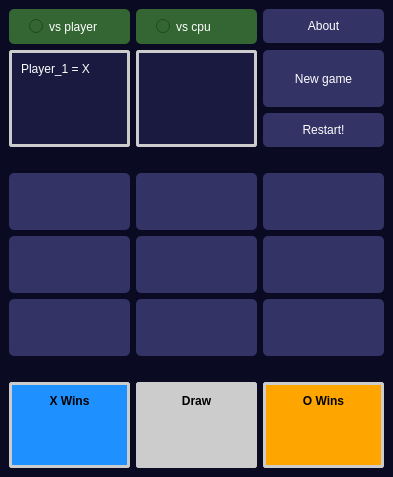
<?xml version="1.0" encoding="UTF-8"?>
<ui version="4.0">
 <class>MainWindow</class>
 <widget class="QMainWindow" name="MainWindow">
  <property name="geometry">
   <rect>
    <x>0</x>
    <y>0</y>
    <width>393</width>
    <height>477</height>
   </rect>
  </property>
  <property name="sizePolicy">
   <sizepolicy hsizetype="Maximum" vsizetype="Maximum">
    <horstretch>0</horstretch>
    <verstretch>0</verstretch>
   </sizepolicy>
  </property>
  <property name="windowTitle">
   <string>MainWindow</string>
  </property>
  <property name="styleSheet">
   <string notr="true">/* General Styles */
QWidget {
    background-color: #0A0A23; /* Dark Blue Background */
    color: white;
    font-family: Arial, sans-serif;
}

/* Button Styles */
QPushButton {
    background-color: #333366; /* Dark blue button background */
    color: white;
    border: none;
    padding: 10px 20px;
    font-size: 1rem;
    border-radius: 5px;
}

QPushButton:hover {
    background-color: #1E90FF; /* Light Blue hover for buttons */
}

/*QPushButton:disabled {
    cursor: not-allowed;
}*/

QTextEdit {
    background-color: #1A1A40; /* Slightly lighter dark blue for cells */
    font-size: 2rem;
    border: 3px solid #CCCCCC;
    padding: 5px;
    border-radius: 3px;
    color: white;
}

QRadioButton {
	background-color: #336633; /* Dark green button background */
    color: white;
    border: none;
    padding: 10px 20px;
    font-size: 1rem;
    border-radius: 5px;
}</string>
  </property>
  <widget class="QWidget" name="centralwidget">
   <layout class="QGridLayout" name="gridLayout">
    <item row="4" column="0" colspan="3">
     <spacer name="horizontalSpacer">
      <property name="orientation">
       <enum>Qt::Orientation::Horizontal</enum>
      </property>
      <property name="sizeHint" stdset="0">
       <size>
        <width>40</width>
        <height>20</height>
       </size>
      </property>
     </spacer>
    </item>
    <item row="9" column="0">
     <widget class="QTextEdit" name="status_1">
      <property name="sizePolicy">
       <sizepolicy hsizetype="Minimum" vsizetype="Minimum">
        <horstretch>0</horstretch>
        <verstretch>0</verstretch>
       </sizepolicy>
      </property>
      <property name="styleSheet">
       <string notr="true">background-color: #1E90FF;
color: black;</string>
      </property>
      <property name="sizeAdjustPolicy">
       <enum>QAbstractScrollArea::SizeAdjustPolicy::AdjustToContents</enum>
      </property>
      <property name="readOnly">
       <bool>true</bool>
      </property>
      <property name="html">
       <string>&lt;!DOCTYPE HTML PUBLIC &quot;-//W3C//DTD HTML 4.0//EN&quot; &quot;http://www.w3.org/TR/REC-html40/strict.dtd&quot;&gt;
&lt;html&gt;&lt;head&gt;&lt;meta name=&quot;qrichtext&quot; content=&quot;1&quot; /&gt;&lt;meta charset=&quot;utf-8&quot; /&gt;&lt;style type=&quot;text/css&quot;&gt;
p, li { white-space: pre-wrap; }
hr { height: 1px; border-width: 0; }
li.unchecked::marker { content: &quot;\2610&quot;; }
li.checked::marker { content: &quot;\2612&quot;; }
&lt;/style&gt;&lt;/head&gt;&lt;body style=&quot; font-family:'Arial','sans-serif'; font-size:9pt; font-weight:400; font-style:normal;&quot;&gt;
&lt;p align=&quot;center&quot; style=&quot; margin-top:0px; margin-bottom:0px; margin-left:0px; margin-right:0px; -qt-block-indent:0; text-indent:0px;&quot;&gt;&lt;span style=&quot; font-weight:700;&quot;&gt;X Wins&lt;/span&gt;&lt;/p&gt;&lt;/body&gt;&lt;/html&gt;</string>
      </property>
     </widget>
    </item>
    <item row="9" column="2">
     <widget class="QTextEdit" name="status_2">
      <property name="sizePolicy">
       <sizepolicy hsizetype="Minimum" vsizetype="Minimum">
        <horstretch>0</horstretch>
        <verstretch>0</verstretch>
       </sizepolicy>
      </property>
      <property name="styleSheet">
       <string notr="true">background-color: #FFA500;
color: black;
text-align: center;</string>
      </property>
      <property name="sizeAdjustPolicy">
       <enum>QAbstractScrollArea::SizeAdjustPolicy::AdjustToContents</enum>
      </property>
      <property name="readOnly">
       <bool>true</bool>
      </property>
      <property name="html">
       <string>&lt;!DOCTYPE HTML PUBLIC &quot;-//W3C//DTD HTML 4.0//EN&quot; &quot;http://www.w3.org/TR/REC-html40/strict.dtd&quot;&gt;
&lt;html&gt;&lt;head&gt;&lt;meta name=&quot;qrichtext&quot; content=&quot;1&quot; /&gt;&lt;meta charset=&quot;utf-8&quot; /&gt;&lt;style type=&quot;text/css&quot;&gt;
p, li { white-space: pre-wrap; }
hr { height: 1px; border-width: 0; }
li.unchecked::marker { content: &quot;\2610&quot;; }
li.checked::marker { content: &quot;\2612&quot;; }
&lt;/style&gt;&lt;/head&gt;&lt;body style=&quot; font-family:'Arial','sans-serif'; font-size:9pt; font-weight:400; font-style:normal;&quot;&gt;
&lt;p align=&quot;center&quot; style=&quot; margin-top:0px; margin-bottom:0px; margin-left:0px; margin-right:0px; -qt-block-indent:0; text-indent:0px;&quot;&gt;&lt;span style=&quot; font-weight:700;&quot;&gt;O Wins&lt;/span&gt;&lt;/p&gt;&lt;/body&gt;&lt;/html&gt;</string>
      </property>
     </widget>
    </item>
    <item row="2" column="0" rowspan="2">
     <widget class="QTextEdit" name="players">
      <property name="sizePolicy">
       <sizepolicy hsizetype="Minimum" vsizetype="Minimum">
        <horstretch>0</horstretch>
        <verstretch>0</verstretch>
       </sizepolicy>
      </property>
      <property name="sizeAdjustPolicy">
       <enum>QAbstractScrollArea::SizeAdjustPolicy::AdjustToContents</enum>
      </property>
      <property name="readOnly">
       <bool>true</bool>
      </property>
      <property name="html">
       <string>&lt;!DOCTYPE HTML PUBLIC &quot;-//W3C//DTD HTML 4.0//EN&quot; &quot;http://www.w3.org/TR/REC-html40/strict.dtd&quot;&gt;
&lt;html&gt;&lt;head&gt;&lt;meta name=&quot;qrichtext&quot; content=&quot;1&quot; /&gt;&lt;meta charset=&quot;utf-8&quot; /&gt;&lt;style type=&quot;text/css&quot;&gt;
p, li { white-space: pre-wrap; }
hr { height: 1px; border-width: 0; }
li.unchecked::marker { content: &quot;\2610&quot;; }
li.checked::marker { content: &quot;\2612&quot;; }
&lt;/style&gt;&lt;/head&gt;&lt;body style=&quot; font-family:'Arial','sans-serif'; font-size:9pt; font-weight:400; font-style:normal;&quot;&gt;
&lt;p style=&quot; margin-top:0px; margin-bottom:0px; margin-left:0px; margin-right:0px; -qt-block-indent:0; text-indent:0px;&quot;&gt;Player_1 = X&lt;/p&gt;&lt;/body&gt;&lt;/html&gt;</string>
      </property>
     </widget>
    </item>
    <item row="2" column="1" rowspan="2">
     <widget class="QTextEdit" name="turn_status">
      <property name="sizePolicy">
       <sizepolicy hsizetype="Minimum" vsizetype="Minimum">
        <horstretch>0</horstretch>
        <verstretch>0</verstretch>
       </sizepolicy>
      </property>
      <property name="minimumSize">
       <size>
        <width>0</width>
        <height>0</height>
       </size>
      </property>
      <property name="maximumSize">
       <size>
        <width>16777215</width>
        <height>16777215</height>
       </size>
      </property>
      <property name="sizeAdjustPolicy">
       <enum>QAbstractScrollArea::SizeAdjustPolicy::AdjustToContents</enum>
      </property>
      <property name="readOnly">
       <bool>true</bool>
      </property>
     </widget>
    </item>
    <item row="5" column="2">
     <widget class="QPushButton" name="r_c_13">
      <property name="sizePolicy">
       <sizepolicy hsizetype="Expanding" vsizetype="Expanding">
        <horstretch>0</horstretch>
        <verstretch>0</verstretch>
       </sizepolicy>
      </property>
      <property name="text">
       <string/>
      </property>
     </widget>
    </item>
    <item row="7" column="0">
     <widget class="QPushButton" name="r_c_31">
      <property name="sizePolicy">
       <sizepolicy hsizetype="Expanding" vsizetype="Expanding">
        <horstretch>0</horstretch>
        <verstretch>0</verstretch>
       </sizepolicy>
      </property>
      <property name="text">
       <string/>
      </property>
     </widget>
    </item>
    <item row="7" column="2">
     <widget class="QPushButton" name="r_c_33">
      <property name="sizePolicy">
       <sizepolicy hsizetype="Expanding" vsizetype="Expanding">
        <horstretch>0</horstretch>
        <verstretch>0</verstretch>
       </sizepolicy>
      </property>
      <property name="text">
       <string/>
      </property>
     </widget>
    </item>
    <item row="2" column="2">
     <widget class="QPushButton" name="new_game">
      <property name="sizePolicy">
       <sizepolicy hsizetype="Expanding" vsizetype="Expanding">
        <horstretch>0</horstretch>
        <verstretch>0</verstretch>
       </sizepolicy>
      </property>
      <property name="text">
       <string>New game</string>
      </property>
     </widget>
    </item>
    <item row="3" column="2">
     <widget class="QPushButton" name="restart">
      <property name="text">
       <string>Restart!</string>
      </property>
     </widget>
    </item>
    <item row="9" column="1">
     <widget class="QTextEdit" name="status_draw">
      <property name="sizePolicy">
       <sizepolicy hsizetype="Minimum" vsizetype="Minimum">
        <horstretch>0</horstretch>
        <verstretch>0</verstretch>
       </sizepolicy>
      </property>
      <property name="styleSheet">
       <string notr="true">background-color: #CCCCCC;
color: black;</string>
      </property>
      <property name="sizeAdjustPolicy">
       <enum>QAbstractScrollArea::SizeAdjustPolicy::AdjustToContents</enum>
      </property>
      <property name="readOnly">
       <bool>true</bool>
      </property>
      <property name="html">
       <string>&lt;!DOCTYPE HTML PUBLIC &quot;-//W3C//DTD HTML 4.0//EN&quot; &quot;http://www.w3.org/TR/REC-html40/strict.dtd&quot;&gt;
&lt;html&gt;&lt;head&gt;&lt;meta name=&quot;qrichtext&quot; content=&quot;1&quot; /&gt;&lt;meta charset=&quot;utf-8&quot; /&gt;&lt;style type=&quot;text/css&quot;&gt;
p, li { white-space: pre-wrap; }
hr { height: 1px; border-width: 0; }
li.unchecked::marker { content: &quot;\2610&quot;; }
li.checked::marker { content: &quot;\2612&quot;; }
&lt;/style&gt;&lt;/head&gt;&lt;body style=&quot; font-family:'Arial','sans-serif'; font-size:9pt; font-weight:400; font-style:normal;&quot;&gt;
&lt;p align=&quot;center&quot; style=&quot; margin-top:0px; margin-bottom:0px; margin-left:0px; margin-right:0px; -qt-block-indent:0; text-indent:0px;&quot;&gt;&lt;span style=&quot; font-weight:700;&quot;&gt;Draw&lt;/span&gt;&lt;/p&gt;&lt;/body&gt;&lt;/html&gt;</string>
      </property>
     </widget>
    </item>
    <item row="6" column="2">
     <widget class="QPushButton" name="r_c_23">
      <property name="sizePolicy">
       <sizepolicy hsizetype="Expanding" vsizetype="Expanding">
        <horstretch>0</horstretch>
        <verstretch>0</verstretch>
       </sizepolicy>
      </property>
      <property name="text">
       <string/>
      </property>
     </widget>
    </item>
    <item row="5" column="0">
     <widget class="QPushButton" name="r_c_11">
      <property name="sizePolicy">
       <sizepolicy hsizetype="Expanding" vsizetype="Expanding">
        <horstretch>0</horstretch>
        <verstretch>0</verstretch>
       </sizepolicy>
      </property>
      <property name="text">
       <string/>
      </property>
     </widget>
    </item>
    <item row="6" column="0">
     <widget class="QPushButton" name="r_c_21">
      <property name="sizePolicy">
       <sizepolicy hsizetype="Expanding" vsizetype="Expanding">
        <horstretch>0</horstretch>
        <verstretch>0</verstretch>
       </sizepolicy>
      </property>
      <property name="text">
       <string/>
      </property>
     </widget>
    </item>
    <item row="7" column="1">
     <widget class="QPushButton" name="r_c_32">
      <property name="sizePolicy">
       <sizepolicy hsizetype="Expanding" vsizetype="Expanding">
        <horstretch>0</horstretch>
        <verstretch>0</verstretch>
       </sizepolicy>
      </property>
      <property name="text">
       <string/>
      </property>
     </widget>
    </item>
    <item row="6" column="1">
     <widget class="QPushButton" name="r_c_22">
      <property name="sizePolicy">
       <sizepolicy hsizetype="Expanding" vsizetype="Expanding">
        <horstretch>0</horstretch>
        <verstretch>0</verstretch>
       </sizepolicy>
      </property>
      <property name="text">
       <string/>
      </property>
     </widget>
    </item>
    <item row="8" column="0" colspan="3">
     <spacer name="horizontalSpacer_2">
      <property name="orientation">
       <enum>Qt::Orientation::Horizontal</enum>
      </property>
      <property name="sizeHint" stdset="0">
       <size>
        <width>40</width>
        <height>20</height>
       </size>
      </property>
     </spacer>
    </item>
    <item row="5" column="1">
     <widget class="QPushButton" name="r_c_12">
      <property name="sizePolicy">
       <sizepolicy hsizetype="Expanding" vsizetype="Expanding">
        <horstretch>0</horstretch>
        <verstretch>0</verstretch>
       </sizepolicy>
      </property>
      <property name="text">
       <string/>
      </property>
     </widget>
    </item>
    <item row="1" column="2">
     <widget class="QPushButton" name="about">
      <property name="text">
       <string>About</string>
      </property>
     </widget>
    </item>
    <item row="1" column="1">
     <widget class="QRadioButton" name="vs_cpu">
      <property name="text">
       <string>vs cpu</string>
      </property>
     </widget>
    </item>
    <item row="1" column="0">
     <widget class="QRadioButton" name="vs_player">
      <property name="text">
       <string>vs player</string>
      </property>
     </widget>
    </item>
   </layout>
  </widget>
 </widget>
 <resources/>
 <connections/>
</ui>
